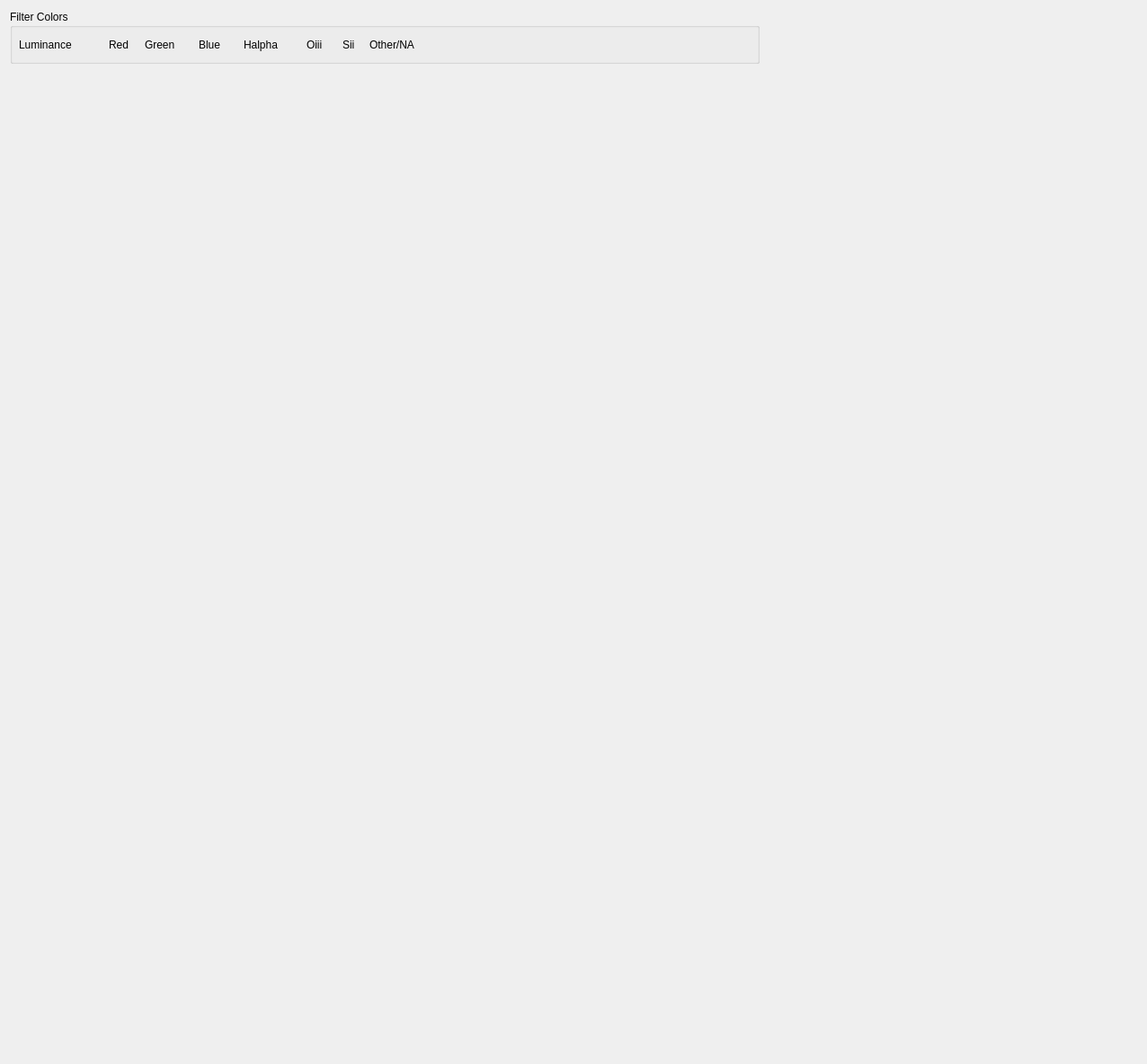
<?xml version="1.0" encoding="UTF-8"?>
<ui version="4.0">
 <class>Dialog2</class>
 <widget class="QDialog" name="Dialog2">
  <property name="geometry">
   <rect>
    <x>0</x>
    <y>0</y>
    <width>1276</width>
    <height>1184</height>
   </rect>
  </property>
  <property name="windowTitle">
   <string>Dialog</string>
  </property>
  <layout class="QGridLayout" name="gridLayout">
   <item row="1" column="1">
    <widget class="PlotWidget" name="graphWidget2" native="true"/>
   </item>
   <item row="0" column="0" colspan="2">
    <widget class="QGroupBox" name="groupBox">
     <property name="sizePolicy">
      <sizepolicy hsizetype="Preferred" vsizetype="Fixed">
       <horstretch>0</horstretch>
       <verstretch>50</verstretch>
      </sizepolicy>
     </property>
     <property name="minimumSize">
      <size>
       <width>0</width>
       <height>60</height>
      </size>
     </property>
     <property name="title">
      <string>Filter Colors</string>
     </property>
     <widget class="QLabel" name="labelColorL">
      <property name="geometry">
       <rect>
        <x>10</x>
        <y>30</y>
        <width>91</width>
        <height>18</height>
       </rect>
      </property>
      <property name="text">
       <string>Luminance</string>
      </property>
     </widget>
     <widget class="QLabel" name="labelColorR">
      <property name="geometry">
       <rect>
        <x>110</x>
        <y>30</y>
        <width>51</width>
        <height>18</height>
       </rect>
      </property>
      <property name="text">
       <string>Red</string>
      </property>
     </widget>
     <widget class="QLabel" name="labelColorHa">
      <property name="geometry">
       <rect>
        <x>260</x>
        <y>30</y>
        <width>61</width>
        <height>18</height>
       </rect>
      </property>
      <property name="text">
       <string>Halpha</string>
      </property>
     </widget>
     <widget class="QLabel" name="labelColorOiii">
      <property name="geometry">
       <rect>
        <x>330</x>
        <y>30</y>
        <width>41</width>
        <height>18</height>
       </rect>
      </property>
      <property name="text">
       <string>Oiii</string>
      </property>
     </widget>
     <widget class="QLabel" name="labelColorSii">
      <property name="geometry">
       <rect>
        <x>370</x>
        <y>30</y>
        <width>41</width>
        <height>18</height>
       </rect>
      </property>
      <property name="text">
       <string>Sii</string>
      </property>
     </widget>
     <widget class="QLabel" name="labelColorN">
      <property name="geometry">
       <rect>
        <x>400</x>
        <y>30</y>
        <width>81</width>
        <height>18</height>
       </rect>
      </property>
      <property name="text">
       <string>Other/NA</string>
      </property>
     </widget>
     <widget class="QLabel" name="labelColorG">
      <property name="geometry">
       <rect>
        <x>150</x>
        <y>30</y>
        <width>51</width>
        <height>18</height>
       </rect>
      </property>
      <property name="text">
       <string>Green</string>
      </property>
     </widget>
     <widget class="QLabel" name="labelColorB">
      <property name="geometry">
       <rect>
        <x>210</x>
        <y>30</y>
        <width>51</width>
        <height>18</height>
       </rect>
      </property>
      <property name="text">
       <string>Blue</string>
      </property>
     </widget>
    </widget>
   </item>
   <item row="3" column="2">
    <widget class="PlotWidget" name="graphWidget9" native="true"/>
   </item>
   <item row="5" column="2">
    <widget class="PlotWidget" name="graphWidget15" native="true"/>
   </item>
   <item row="1" column="2">
    <widget class="PlotWidget" name="graphWidget3" native="true"/>
   </item>
   <item row="3" column="0">
    <widget class="PlotWidget" name="graphWidget7" native="true"/>
   </item>
   <item row="5" column="0">
    <widget class="PlotWidget" name="graphWidget13" native="true"/>
   </item>
   <item row="5" column="1">
    <widget class="PlotWidget" name="graphWidget14" native="true"/>
   </item>
   <item row="4" column="2">
    <widget class="PlotWidget" name="graphWidget12" native="true"/>
   </item>
   <item row="1" column="0">
    <widget class="PlotWidget" name="graphWidget1" native="true"/>
   </item>
   <item row="2" column="1">
    <widget class="PlotWidget" name="graphWidget5" native="true"/>
   </item>
   <item row="2" column="0">
    <widget class="PlotWidget" name="graphWidget4" native="true"/>
   </item>
   <item row="3" column="1">
    <widget class="PlotWidget" name="graphWidget8" native="true"/>
   </item>
   <item row="2" column="2">
    <widget class="PlotWidget" name="graphWidget6" native="true"/>
   </item>
   <item row="4" column="1">
    <widget class="PlotWidget" name="graphWidget11" native="true"/>
   </item>
   <item row="4" column="0">
    <widget class="PlotWidget" name="graphWidget10" native="true"/>
   </item>
  </layout>
  <zorder>graphWidget6</zorder>
  <zorder>graphWidget9</zorder>
  <zorder>graphWidget1</zorder>
  <zorder>graphWidget2</zorder>
  <zorder>graphWidget3</zorder>
  <zorder>graphWidget4</zorder>
  <zorder>graphWidget5</zorder>
  <zorder>graphWidget8</zorder>
  <zorder>graphWidget7</zorder>
  <zorder>graphWidget11</zorder>
  <zorder>graphWidget10</zorder>
  <zorder>graphWidget12</zorder>
  <zorder>graphWidget13</zorder>
  <zorder>graphWidget14</zorder>
  <zorder>graphWidget15</zorder>
  <zorder>groupBox</zorder>
 </widget>
 <customwidgets>
  <customwidget>
   <class>PlotWidget</class>
   <extends>QWidget</extends>
   <header location="global">pyqtgraph</header>
   <container>1</container>
  </customwidget>
 </customwidgets>
 <resources/>
 <connections/>
</ui>
